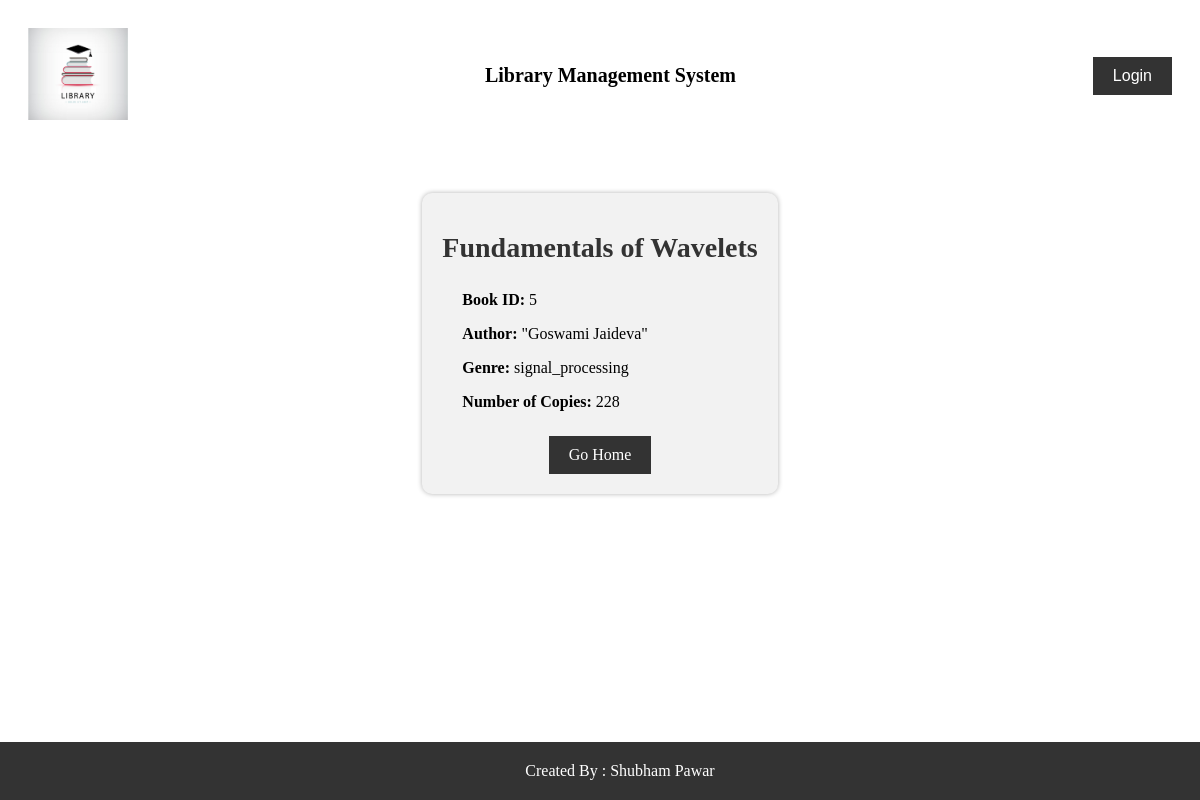
Page /books/view/5/ on the committed database.
### LibManager/models.py (models this page shows, shortened)
class Book(models.Model):
    title = models.CharField(max_length=100)
    author = models.CharField(max_length=100)
    genre = models.CharField(max_length=100)
    copies = models.IntegerField(default=1)

### LibManager/views.py (the view)
# urls.py: path('view/<int:book_id>/', views.bookView, name='bookView'),
def bookView(request, book_id):
    book = Book.objects.get(pk=book_id)
    context = {'book': book}
    return render(request, 'viewBook.html', context)

### Templates/viewBook.html (shortened to what this page needs)
{% load static %}
<!DOCTYPE html>
<html lang="en">
<head>
    <link rel="stylesheet" href="{% static 'css/viewBook.css' %}">
</head>
<body>
    {% include 'header.html' %}
    <div class="book-details-container">
        <div class="book-details">
            <h1 class="book-title">{{ book.title }}</h1>
            <div class="book-info">
                <p><strong>Book ID:</strong> {{ book.id }}</p>
                <p><strong>Author:</strong> {{ book.author }}</p>
                <p><strong>Genre:</strong> {{ book.genre }}</p>
                <p><strong>Number of Copies:</strong> {{ book.copies }}</p>
            </div>
            <a href="{% url 'home' %}" class="home-button">Go Home</a>
        </div>
    </div>
    {% include 'footer.html' %}
</body>
</html>

### static/css/viewBook.css (style rules this page uses)
.book-details-container { display: flex; justify-content: center; align-items: center; height: 50vh; }
.book-details { background-color: #f2f2f2; padding: 20px; border-radius: 10px; box-shadow: 0 0 5px rgba(0, 0, 0, 0.3); text-align: center; max-width: 600px; }
.book-title { font-size: 28px; font-weight: bold; color: #333; margin-bottom: 10px; }
.book-info { text-align: left; padding: 20px; padding-top: 1px; }
.book-info p { font-size: 16px; margin-bottom: 5px; }
.home-button { display: inline-block; padding: 10px 20px; font-size: 16px; background-color: #333; color: #fff; text-decoration: none; border: none; cursor: pointer; }

### rows in the picture
Book: title "Fundamentals of Wavelets", id "5", author "\"Goswami Jaideva\"", genre "signal_processing", copies "228"
